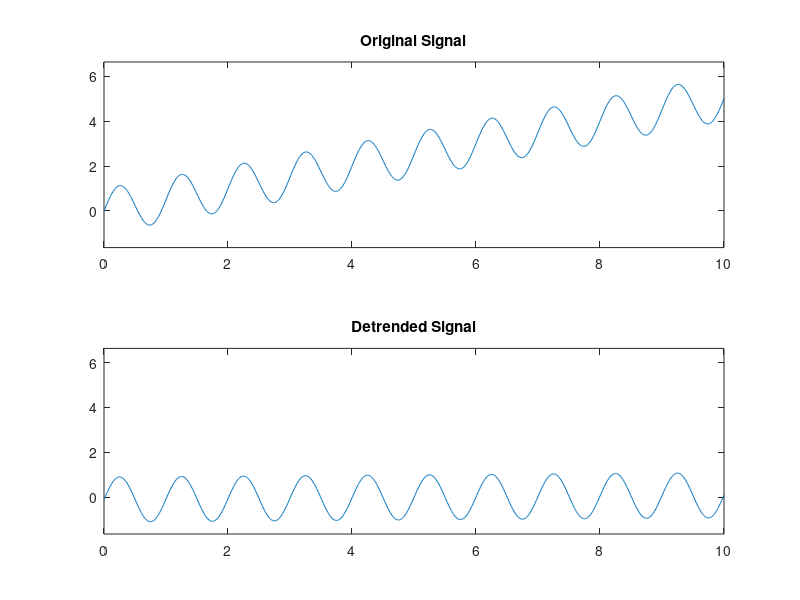

MATLAB code for this plot:
%linear detrending
clear all
%signal
t = 0:0.01:10;
signal = sin(2*pi*t) + 0.5*t; %2*pi is the angular frequency for a period of 1 when t is in seconds
%ymin = min([min(signal), min(dsignal)]);
ymax = max(signal)+1;
ymin = min(signal)-1;

dsignal=detrend(signal);
clf
figure;
subplot(2, 1, 1);
plot(t, signal);
title('Original Signal');
ylim([ymin, ymax]);

subplot(2, 1, 2);
plot(t, dsignal);
title('Detrended Signal');
ylim([ymin ymax]);

